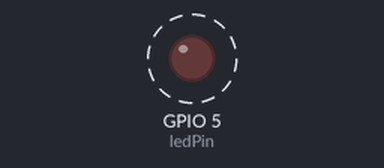
A program run on a simulated ESP32. On the bench: output pins drawn as LEDs (lit = HIGH). Dashed ring = blinking. What the program prints to the serial monitor is not drawn.

Above: at 0.5 s.
Timing chart, 0 to 4.6 s (numbered marks = the images above):
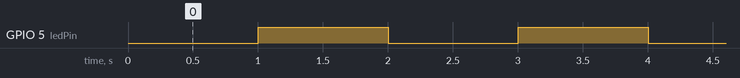

The program:

main.cpp
```cpp
#include <Arduino.h>
int ledPin = 5; // Chân GPIO 2 (thường nối sẵn LED trên board)

bool isLED_ON = false;
ulong ledStart = 0;

void setup() {
  Serial.begin(115200);
  pinMode(ledPin, OUTPUT);
}

void Use_Blocking(){
  digitalWrite(ledPin, HIGH); // Bật LED
  Serial.println("LED -> ON");
  delay(1000);                // Đợi 1 giây
  digitalWrite(ledPin, LOW);  // Tắt LED
  Serial.println("LED -> OFF");
  delay(1000);                // Đợi 1 giây
}


bool IsReady(ulong& ulTimer, uint32_t milisecond){
  ulong t = millis();
  if (t - ulTimer < milisecond) return false;
  ulTimer = t;
  return true;
}

void Use_Non_Blocking(){
  if (!IsReady(ledStart,1000)) return;

  if (!isLED_ON){
    digitalWrite(ledPin, HIGH); // Bật LED
    Serial.println("NonBlocking LED -> ON");
  }
  else {
    digitalWrite(ledPin, LOW); // Tắt LED
    Serial.println("NonBlocking LED -> OFF");
  }
  isLED_ON = !isLED_ON;
}

void loop() {
  //Use_Blocking();
  Use_Non_Blocking();

  ulong t = millis();
  Serial.print("Timer :");
  Serial.println(t);
}
```

Measured:
- by itself, GPIO 5 (ledPin): alternates HIGH for 1.0 s and LOW for 1.0 s
